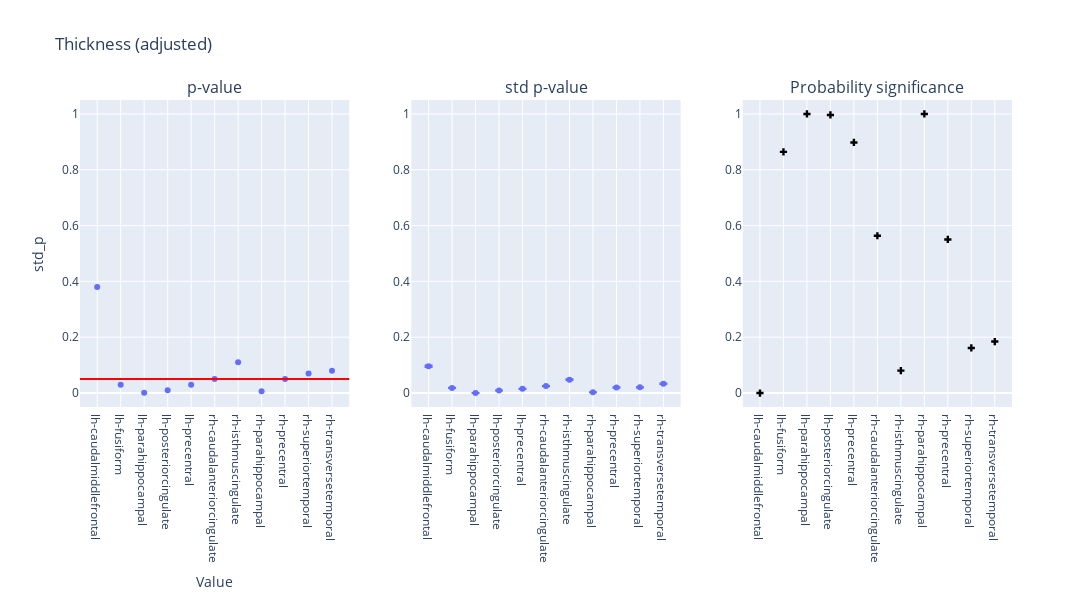

The notebook cell saved with this chart:
### Code cell
plot_dumbbell(df_thickness_adjusted, "Thickness (adjusted)")

### Figure 1 — Plotly figure (JSON) as saved in the notebook; plotly's stock layout.template omitted (floating-point values rounded to 4 significant figures)
{"data": [{"hovertemplate": "region=%{x}<br>p_value=%{y}<extra></extra>", "legendgroup": "", "marker": {"color": "#636efa", "symbol": "circle"}, "mode": "markers", "name": "", "orientation": "v", "showlegend": false, "type": "scatter", "x": ["lh-caudalmiddlefrontal", "lh-fusiform", "lh-parahippocampal", "lh-posteriorcingulate", "lh-precentral", "rh-caudalanteriorcingulate", "rh-isthmuscingulate", "rh-parahippocampal", "rh-precentral", "rh-superiortemporal", "rh-transversetemporal"], "xaxis": "x", "y": [0.38, 0.03, 0.001, 0.01, 0.03, 0.05, 0.11, 0.006, 0.05, 0.07, 0.08], "yaxis": "y"}, {"error_y": {"array": [0.002627, 0.000502, 4.692e-06, 0.0002463, 0.0004104, 0.0006809, 0.001304, 6.782e-05, 0.0005404, 0.0005554, 0.0009019], "arrayminus": [0.002702, 0.0005163, 4.826e-06, 0.0002533, 0.000422, 0.0007003, 0.001341, 6.975e-05, 0.0005558, 0.0005712, 0.0009276]}, "hovertemplate": "region=%{x}<br>std_p=%{y}<extra></extra>", "legendgroup": "", "marker": {"color": "#636efa", "symbol": "circle"}, "mode": "markers", "name": "", "orientation": "v", "showlegend": false, "type": "scatter", "x": ["lh-caudalmiddlefrontal", "lh-fusiform", "lh-parahippocampal", "lh-posteriorcingulate", "lh-precentral", "rh-caudalanteriorcingulate", "rh-isthmuscingulate", "rh-parahippocampal", "rh-precentral", "rh-superiortemporal", "rh-transversetemporal"], "xaxis": "x2", "y": [0.09642, 0.01843, 0.0001722, 0.00904, 0.01506, 0.025, 0.04786, 0.00249, 0.01984, 0.02039, 0.03311], "yaxis": "y2"}, {"marker": {"color": "black", "symbol": "cross"}, "mode": "markers", "name": "Flip probability", "showlegend": false, "type": "scatter", "x": ["lh-caudalmiddlefrontal", "lh-fusiform", "lh-parahippocampal", "lh-posteriorcingulate", "lh-precentral", "rh-caudalanteriorcingulate", "rh-isthmuscingulate", "rh-parahippocampal", "rh-precentral", "rh-superiortemporal", "rh-transversetemporal"], "xaxis": "x3", "y": [5.174e-07, 0.8642, 1.0, 0.9964, 0.8978, 0.5635, 0.08034, 1.0, 0.5503, 0.1615, 0.1845], "yaxis": "y3"}], "layout": {"annotations": [{"font": {"size": 16}, "showarrow": false, "text": "p-value", "x": 0.1444, "xanchor": "center", "xref": "paper", "y": 1, "yanchor": "bottom", "yref": "paper"}, {"font": {"size": 16}, "showarrow": false, "text": "std p-value", "x": 0.5, "xanchor": "center", "xref": "paper", "y": 1, "yanchor": "bottom", "yref": "paper"}, {"font": {"size": 16}, "showarrow": false, "text": "Probability significance", "x": 0.8556, "xanchor": "center", "xref": "paper", "y": 1, "yanchor": "bottom", "yref": "paper"}], "height": 600, "hovermode": "closest", "shapes": [{"line": {"color": "red", "width": 2}, "type": "line", "x0": 0, "x1": 1, "xref": "x domain", "y0": 0.05, "y1": 0.05, "yref": "y"}], "title": {"text": "Thickness (adjusted)"}, "width": 1400, "xaxis": {"anchor": "y", "domain": [0, 0.2889], "title": {"text": "Value"}}, "xaxis2": {"anchor": "y2", "domain": [0.3556, 0.6444]}, "xaxis3": {"anchor": "y3", "domain": [0.7111, 1]}, "yaxis": {"anchor": "x", "domain": [0, 1], "range": [-0.05, 1.05], "title": {"text": "std_p"}}, "yaxis2": {"anchor": "x2", "domain": [0, 1], "range": [-0.05, 1.05]}, "yaxis3": {"anchor": "x3", "domain": [0, 1], "range": [-0.05, 1.05]}}}
